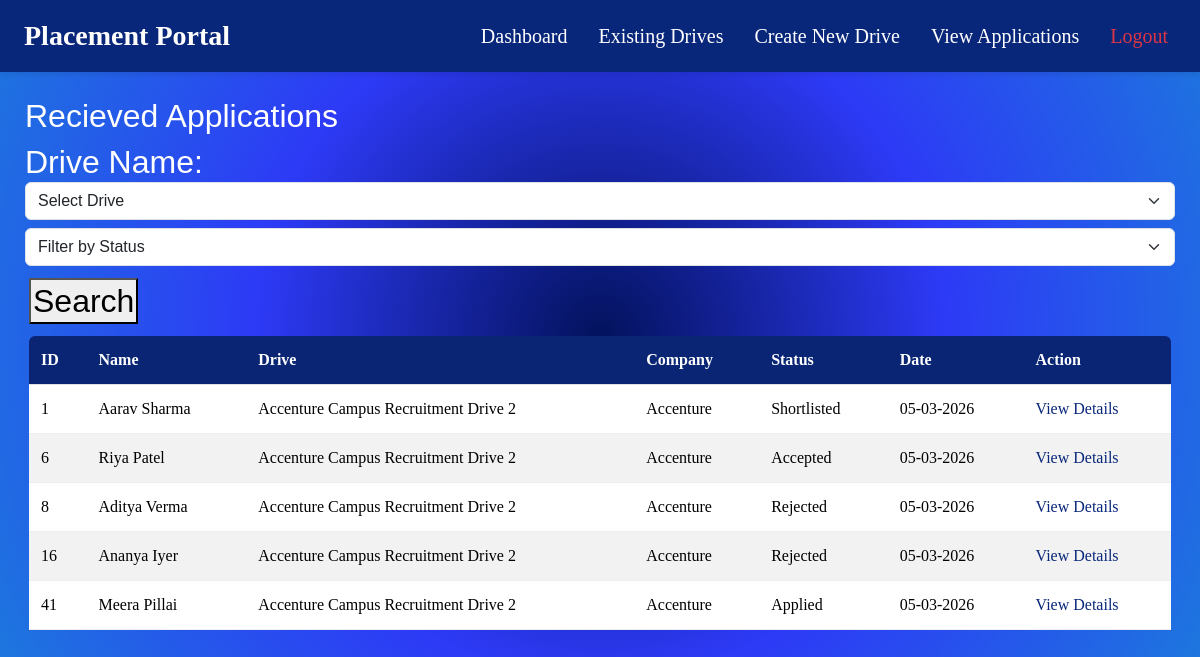
Page /company/6/viewApplications (signed in) on the committed database.
### models.py (models this page shows)
class Application(db.Model):
    __tablename__ = "applications"
    applicationId = db.Column(db.Integer, autoincrement = True , primary_key = True)
    studentId = db.Column(db.Integer, db.ForeignKey("students.studentId"))
    jobId  = db.Column(db.Integer, db.ForeignKey("jobpositions.jobId"))
    status = db.Column(db.String, default = "Applied", nullable = False)
    appliedOn = db.Column(db.DateTime, default = datetime.utcnow)
    student = db.relationship('Student', back_populates = "applications")
    job = db.relationship('JobPosition', back_populates = 'applications')
    placement = db.relationship('Placement', back_populates = "application" , uselist = False, cascade = "all, delete-orphan")

class Student(db.Model):
    __tablename__ = "students"
    studentId = db.Column(db.Integer,autoincrement = True, primary_key = True )
    userId = db.Column(db.Integer, db.ForeignKey("users.userId"), nullable = False)
    name = db.Column(db.String, nullable = False)
    contactNumber = db.Column(db.Integer , nullable = False)
    department = db.Column(db.String, nullable = False)
    resume = db.Column(db.String, nullable = False)
    experience = db.Column(db.String, nullable = False)
    skills = db.Column(db.String, nullable = False)
    user = db.relationship('User', back_populates = "student")
    applications = db.relationship('Application', back_populates = "student", lazy = True, cascade = "all, delete-orphan")

class JobPosition(db.Model):
    __tablename__ = "jobpositions"
    jobId = db.Column(db.Integer, primary_key = True, autoincrement = True)
    companyId = db.Column(db.Integer, db.ForeignKey("companies.companyId"), nullable = False)
    driveName = db.Column(db.String, nullable = False)
    positionOpen= db.Column(db.String, nullable = False)
    description = db.Column(db.String, nullable = False)
    skillsRequired = db.Column(db.String, nullable = False)
    experienceRequired = db.Column(db.String, nullable = False)
    active = db.Column(db.Boolean, default = True, nullable = False)
    salary = db.Column(db.String, nullable = False)
    location = db.Column(db.String, nullable = False)
    company = db.relationship('Company', back_populates = "jobs")
    applications = db.relationship('Application', back_populates = 'job', lazy = True, cascade = "all, delete-orphan")

class Company(db.Model):
    __tablename__ = "companies"
    companyId = db.Column(db.Integer, autoincrement = True, primary_key = True)
    userId = db.Column(db.Integer, db.ForeignKey("users.userId"), nullable = False)
    companyName = db.Column(db.String, nullable = False)
    industry = db.Column(db.String, nullable = False)
    description = db.Column(db.String, nullable = False)
    companyEmail = db.Column(db.String,nullable = False)
    approved = db.Column(db.Boolean, default = False, nullable = False)
    jobs = db.relationship('JobPosition', back_populates = "company", lazy = True, cascade = "all, delete-orphan")
    user = db.relationship('User', back_populates = "company")

### app.py (the view, shortened to what this page needs)
@app.route('/company/<int:companyId>/viewApplications', methods = ["GET", "POST"])
@role_required('Company')
def showCompanyApplications(companyId):
    if request.method == "GET":
        viewAppId = request.args.get("viewAppId")
        selectedApplication = None
        drives = JobPosition.query.filter_by(companyId = companyId).all()
        if viewAppId:
            selectedApplication = Application.query.filter_by(applicationId = viewAppId).first()
        applications = []
        for drive in drives:
            applicationsList = Application.query.filter_by(jobId = drive.jobId).all()
            for application in applicationsList:
                applications.append(application)
        return render_template('./company/viewApplications.html',drives = drives, applications = applications,companyId = companyId, selectedApplication = selectedApplication )

### app.py (called while the page is built)
@loginManager.user_loader
def load_user(userId):
    return db.session.get(User, int(userId))

def role_required(role):
    def wrapper(func):
        @wraps(func)
        @login_required
        def decorated_function(*args, **kwargs):
            if current_user.role != role:
                abort(403)
            if current_user.active != True:
                flash("Waiting Admin Approval!", "danger")
            return func(*args,**kwargs)
        return decorated_function
    return wrapper

### templates/company/viewApplications.html (shortened to what this page needs)
<!DOCTYPE html>
<html>
    <head>
        <link href="https://cdn.jsdelivr.net/npm/bootstrap@5.3.3/dist/css/bootstrap.min.css" rel="stylesheet">
        <link rel="stylesheet" href="../../static/css/style.css">
    </head>
    <body>
        <nav class="navbar navbar-expand-lg px-4">
        <a class="navbar-brand" href="{{ url_for('showCompanyDash', companyId = companyId) }}">Placement Portal</a>
        <div class="collapse navbar-collapse">
            <ul class="navbar-nav ms-auto">
                <li class = "nav-item">
                    <a class = "nav-link" href = "{{ url_for('showCompanyDash', companyId = companyId) }}">Dashboard</a>
                </li>
                <li class = "nav-item">
                    <a class = "nav-link" href = "{{ url_for('showCompanyDrives', companyId = companyId) }}">Existing Drives</a>
                </li>
                <li class = "nav-item">
                    <a class = "nav-link" href = "{{ url_for('createDrive', companyId = companyId) }}">Create New Drive</a>
                </li>
                <li class = "nav-item">
                    <a class = "nav-link" href = "{{ url_for('showCompanyApplications', companyId = companyId) }}">View Applications</a>
                </li>
                <li class = "nav-item">
                    <a class = "nav-link text-danger" href = "{{ url_for('logout') }}">Logout</a>
                </li>
            </ul>
        </div>
    </nav>
    <div class ="content">
    <h2>Recieved Applications</h2>
    <form method = "POST" action = "/company/{{ companyId }}/viewApplications">
    <h2>Drive Name:
        <select name="jobId" class="form-select mb-2" required>
            <option value="" disabled selected>Select Drive</option>
        </select>
        <select name="statusVal" class="form-select mb-2">
                        <option value="" disabled selected>Filter by Status</option>
                        </select>
        <button type="submit">Search</button>
    </h2>
    </form>
    <div class="table-container">
        <table class = "table table-striped">
            <tr>
                <th>ID</th>
                <th>Name</th>
                <th>Drive</th>
                <th>Company</th>
                <th>Status</th>
                <th>Date</th>
                <th>Action</th>
            </tr>
            {% for application in applications %}
            <tr>
                <td>{{ application.applicationId }}</td>
                <td>{{ application.student.name }}</td>
                <td>{{ application.job.driveName }}</td>
                <td>{{ application.job.company.companyName }}</td>
                <td>{{ application.status }}</td>
                <td>{{ application.appliedOn.strftime('%d-%m-%Y') }}</td>
                <td><a href = "{{url_for('showCompanyApplications', companyId = companyId, viewAppId = application.applicationId)}}">View Details</a></td>
            </tr>
            {% endfor %}
        </table>
        </div>
    </div>
    </body>
</html>

### static/css/style.css (style rules this page uses)
body { font-family:'Times New Roman', Times, serif; background: radial-gradient(circle,#03125c, #2d3af6, #1d77de); color: #ffffff; }
.navbar { position: sticky; top: 0; z-index: 1030; box-shadow: 0 2px 6px rgba(0, 0, 0, 0.1); background-color: #09277a; padding: 10px 20px; }
.navbar-brand { color: white; font-weight: bold; font-size: 28px; }
.nav-link { color: #ffffff; margin-left: 15px; font-size: 20px; }
.content { margin: 25px; }
.table-container { max-height: 350px; overflow-y: auto; border-radius: 6px; margin: 4px; }
.table th { background-color: #09277a; color: white; font-weight: 600; padding: 12px; text-align: left; top: 0; position: sticky; z-index: 1000; }
.table td { padding: 12px; border-bottom: 1px solid #eee; }
.table a { color: #09277a; text-decoration: none; font-weight: 500; }
h2 { font-family: 'Franklin Gothic Medium', 'Arial Narrow', Arial, sans-serif; }
form button { padding: 2px; margin: 4px; }

### rows in the picture
Application: applicationId "1", student.name "Aarav Sharma", job.driveName "Accenture Campus Recruitment Drive 2", job.company.companyName "Accenture", status "Shortlisted", appliedOn "05-03-2026"
Application: applicationId "6", student.name "Riya Patel", job.driveName "Accenture Campus Recruitment Drive 2", job.company.companyName "Accenture", status "Accepted", appliedOn "05-03-2026"
Application: applicationId "8", student.name "Aditya Verma", job.driveName "Accenture Campus Recruitment Drive 2", job.company.companyName "Accenture", status "Rejected", appliedOn "05-03-2026"
Application: applicationId "16", student.name "Ananya Iyer", job.driveName "Accenture Campus Recruitment Drive 2", job.company.companyName "Accenture", status "Rejected", appliedOn "05-03-2026"
Application: applicationId "41", student.name "Meera Pillai", job.driveName "Accenture Campus Recruitment Drive 2", job.company.companyName "Accenture", status "Applied", appliedOn "05-03-2026"
